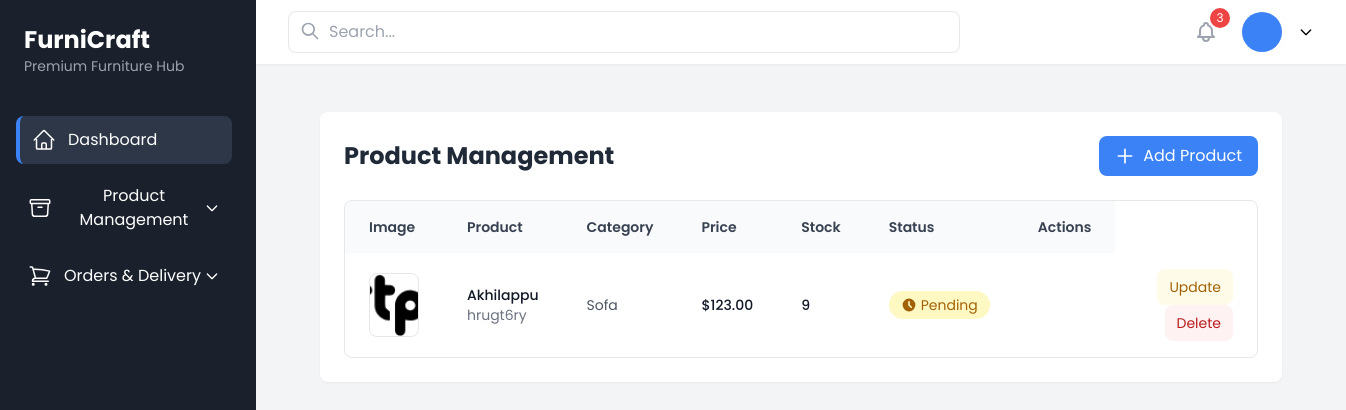
The page /products/ (signed in) on the database as committed earlier.
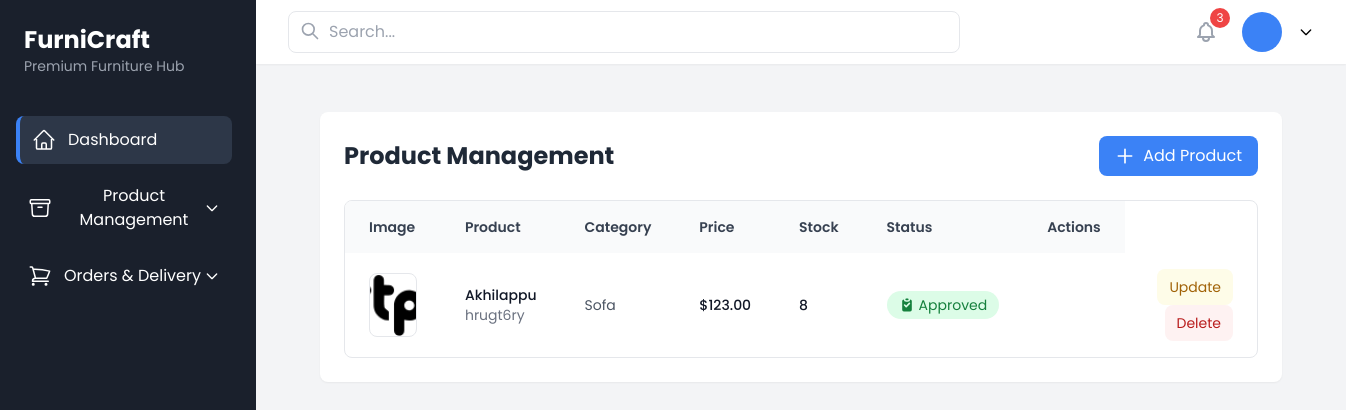
The same page on the database as committed later.
### authentication/models.py (models this page shows, shortened)
class Product(models.Model):
    name = models.CharField(max_length=255)
    category = models.ForeignKey(Category, on_delete=models.CASCADE, related_name="products")
    created_by = models.ForeignKey(Seller, on_delete=models.CASCADE)
    description = models.TextField()
    price = models.DecimalField(max_digits=10, decimal_places=2)
    image = models.ImageField(upload_to="products/")
    is_approved = models.BooleanField(default=False)
    stock = models.PositiveIntegerField(default=0)

class Category(models.Model):
    name = models.CharField(max_length=255, unique=True)

### authentication/views.py (the view)
# urls.py: path("products/", product_list, name="product_list"),
@login_required
def product_list(request):
    if request.user.is_superuser:
        products = Product.objects.all()
    else:
        print("Entered")
        print(request.user.seller)
        products = Product.objects.filter(created_by=request.user.seller)
    return render(request, "product_list.html", {"products": products})

### authentication/context_processors.py (called while the page is built)
def base_template_processor(request):
    base_template = None
    if request.user.is_authenticated:
        user_role = request.user.role
        base_templates = {
            "admin": "base/admin_base.html",
            "customer": "base/customer_base.html",
            "seller": "base/seller_base.html",
            "delivery_guy": "base/delivery_base.html",
        }
        base_template = base_templates.get(user_role, base_template)
    return {"base_template": base_template}

### authentication/models.py (called while the page is built)
    def __str__(self):
        return f"Seller: {self.store_name}"

### templates/product_list.html (shortened to what the changed rows need)
{% extends base_template %}
{% block content %}
<div class="max-w-7xl mx-auto px-4 sm:px-6 lg:px-8 py-6">
    <div class="bg-white rounded-lg shadow-sm p-6">
        <div class="mb-6 flex justify-between items-center">
            <h2 class="text-2xl font-bold text-gray-800">Product Management</h2>
        </div>
        <div class="overflow-x-auto rounded-lg border border-gray-200">
            <table class="w-full">
                <thead class="bg-gray-50">
                    <tr>
                        <th class="px-6 py-4 text-left text-sm font-semibold text-gray-700">Image</th>
                        <th class="px-6 py-4 text-left text-sm font-semibold text-gray-700">Product</th>
                        <th class="px-6 py-4 text-left text-sm font-semibold text-gray-700">Category</th>
                        <th class="px-6 py-4 text-left text-sm font-semibold text-gray-700">Price</th>
                        <th class="px-6 py-4 text-left text-sm font-semibold text-gray-700">Stock</th>
                        <th class="px-6 py-4 text-left text-sm font-semibold text-gray-700">Status</th>
                        <th class="px-6 py-4 text-right text-sm font-semibold text-gray-700">Actions</th>
                    </tr>
                </thead>
                <tbody class="divide-y divide-gray-200">
                    {% for product in products %}
                    <tr class="hover:bg-gray-50 transition-colors">
                        <td class="px-6 py-4">
                            <img src="{{ product.image.url }}" class="w-16 h-16 object-cover rounded-lg border border-gray-200">
                        </td>
                        <td class="px-6 py-4">
                            <div class="text-sm font-medium text-gray-900">{{ product.name }}</div>
                            <div class="text-sm text-gray-500 line-clamp-2">{{ product.description }}</div>
                        </td>
                        <td class="px-6 py-4 text-sm text-gray-600">{{ product.category.name }}</td>
                        <td class="px-6 py-4 text-sm font-medium text-gray-900">${{ product.price }}</td>
                        <td class="px-6 py-4 text-sm font-medium text-gray-900">{{ product.stock }}</td>
                        <td class="px-6 py-4">
                            {% if product.is_approved %}
                            <span class="inline-flex items-center px-3 py-1 rounded-full bg-green-100 text-green-700 text-sm">
                                Approved
                            </span>
                            {% else %}
                            <span class="inline-flex items-center px-3 py-1 rounded-full bg-yellow-100 text-yellow-700 text-sm">
                                <svg class="w-4 h-4 mr-1" fill="currentColor" viewBox="0 0 20 20">
                                    <path fill-rule="evenodd" d="M10 18a8 8 0 100-16 8 8 0 000 16zm1-12a1 1 0 10-2 0v4a1 1 0 00.293.707l2.828 2.829a1 1 0 101.415-1.415L11 9.586V6z" clip-rule="evenodd"/>
                                </svg>
                                Pending
                            </span>
                            {% endif %}
                        </td>
                        <td class="px-6 py-4 text-right space-x-2">
                            <td class="px-6 py-4 text-right space-x-2">
                                <a href="{% url 'update_product' product.id %}"
                                   class="inline-flex items-center px-3 py-2 text-sm rounded-lg bg-yellow-50 text-yellow-700 hover:bg-yellow-100 transition-colors">
                                    Update
                                </a>
                                <a href="{% url 'delete_product' product.id %}"
                                   class="inline-flex items-center px-3 py-2 text-sm rounded-lg bg-red-50 text-red-700 hover:bg-red-100 transition-colors">
                                    Delete
                                </a>
                            </td>
                        </td>
                    </tr>
                    {% empty %}
                    <tr>
                        <td colspan="6" class="text-center text-gray-500 py-4">No products available</td>
                    </tr>
                    {% endfor %}
                </tbody>
            </table>
        </div>
    </div>
</div>
{% endblock %}

Rows that differ between the two databases and show on the page:
changed Product "Akhilappu": stock "9" → "8"; is_approved "Pending" → "Approved"
